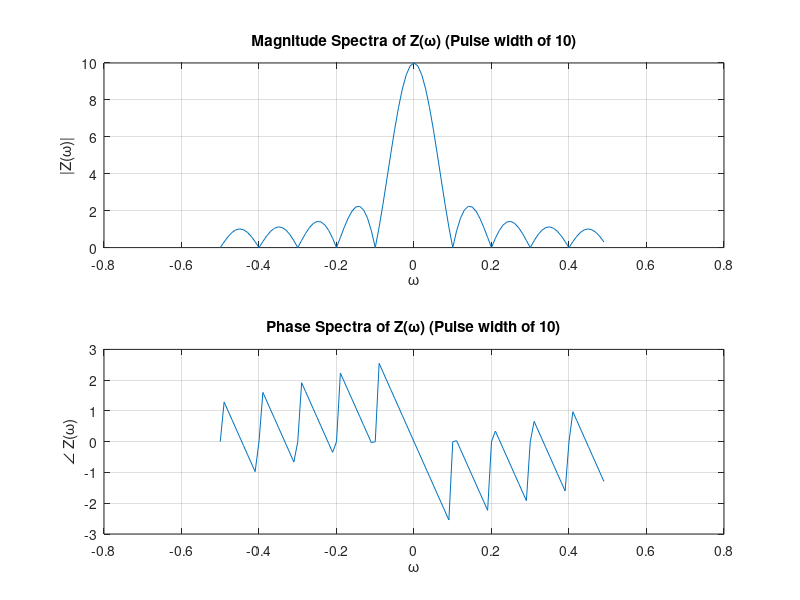
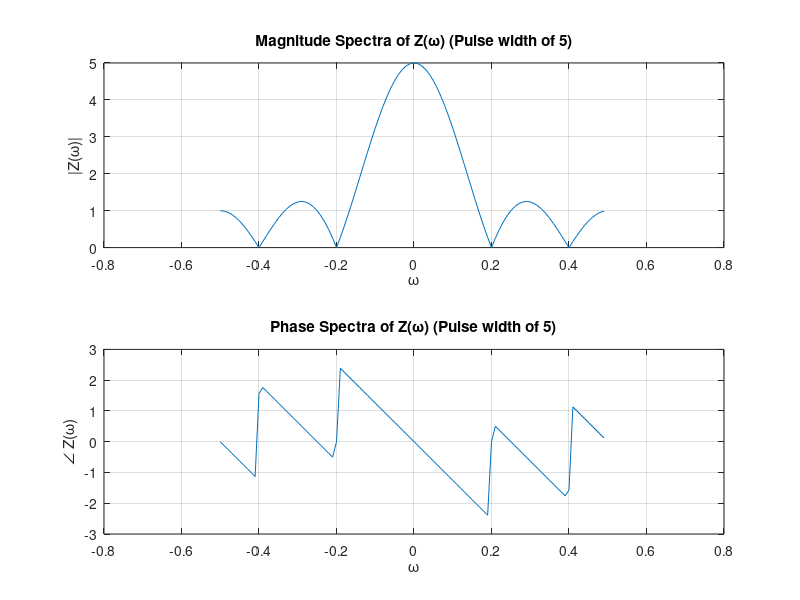
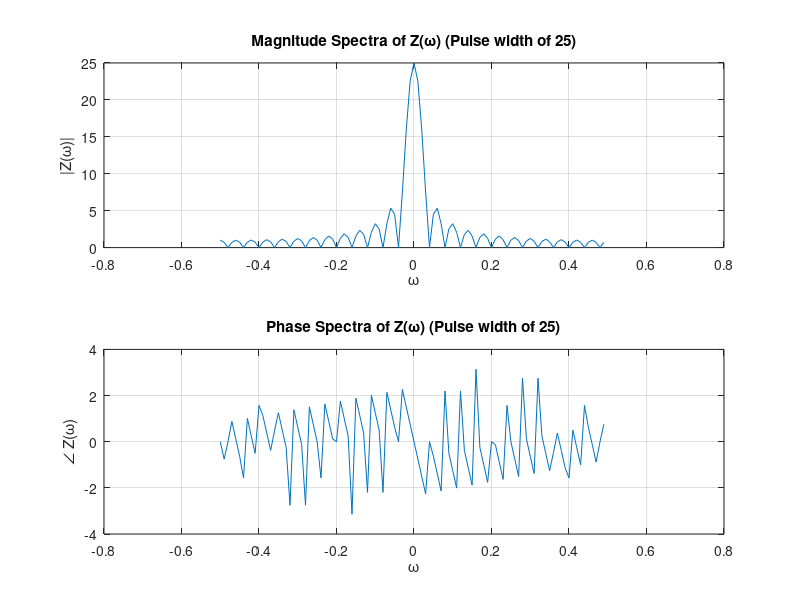

The MATLAB script that drew these images, in order:
%Rendel Abrasia, Reza Aablue
%500942743, 500966944
%Section 4

% Problem A.5
% Case 1: Pulse width of 10
N = 100; PulseWidth = 10; 
t = [0:1:(N-1)]; x = [ones(1,PulseWidth), zeros(1, N-PulseWidth)];
xFT = fft(x); f = [-(N/2):1:(N/2)-1]*(1/N);

figure (1);
subplot (2,1,1); plot (f,fftshift(abs(xFT))); grid on;
xlabel('\omega'); ylabel ('|Z(\omega)|');
title ('Magnitude Spectra of Z(\omega) (Pulse width of 10)');

subplot (2,1,2); plot (f, fftshift(angle(xFT))); grid on;
xlabel('\omega'); ylabel ('\angle Z(\omega)');
title ('Phase Spectra of Z(\omega) (Pulse width of 10)');

% Case 2: Pulse width of 5
N = 100; PulseWidth = 5; 
t = [0:1:(N-1)]; x = [ones(1,PulseWidth), zeros(1, N-PulseWidth)];
xFT2 = fft(x); f = [-(N/2):1:(N/2)-1]*(1/N);

figure (2);
subplot (2,1,1); plot (f,fftshift(abs(xFT2))); grid on;
xlabel('\omega'); ylabel ('|Z(\omega)|');
title ('Magnitude Spectra of Z(\omega) (Pulse width of 5)');

subplot (2,1,2); plot (f, fftshift(angle(xFT2))); grid on;
xlabel('\omega'); ylabel ('\angle Z(\omega)');
title ('Phase Spectra of Z(\omega) (Pulse width of 5)');

% Case 3: Pulse width of 25
N = 100; PulseWidth = 25; 
t = [0:1:(N-1)]; x = [ones(1,PulseWidth), zeros(1, N-PulseWidth)];
xFT3 = fft(x); f = [-(N/2):1:(N/2)-1]*(1/N);

figure (3);
subplot (2,1,1); plot (f,fftshift(abs(xFT3))); grid on;
xlabel('\omega'); ylabel ('|Z(\omega)|');
title ('Magnitude Spectra of Z(\omega) (Pulse width of 25)');

subplot (2,1,2); plot (f, fftshift(angle(xFT3))); grid on;
xlabel('\omega'); ylabel ('\angle Z(\omega)');
title ('Phase Spectra of Z(\omega) (Pulse width of 25)');